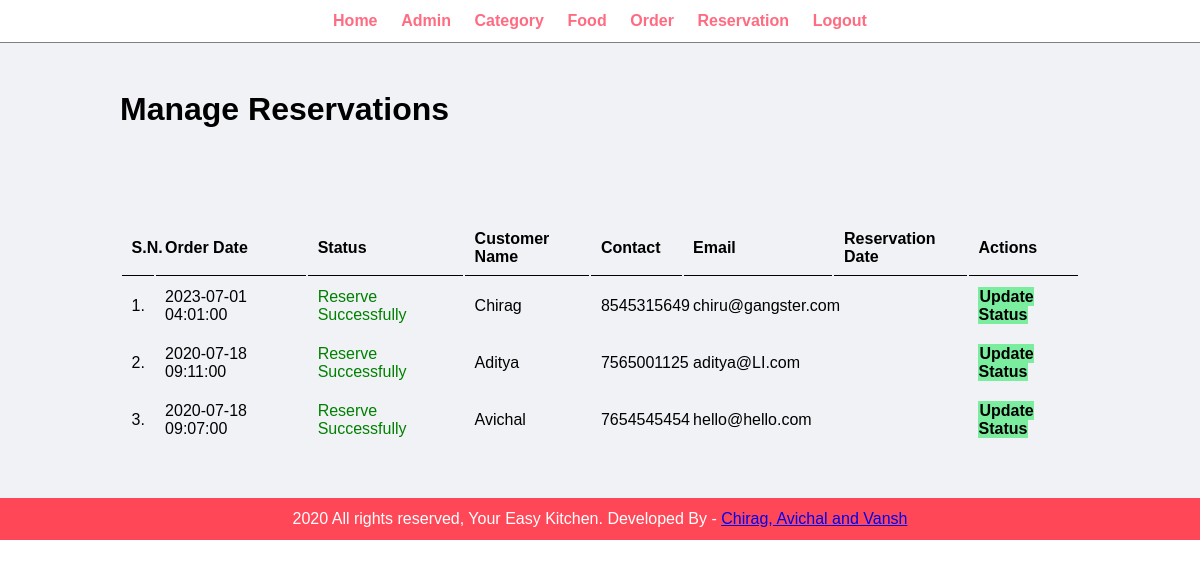
Page /admin/manage-reservation.php (signed in) on the committed database.
### tables this page shows
CREATE TABLE `reservations` (
  `id` int(10) UNSIGNED NOT NULL,
  `order_date` datetime NOT NULL,
  `status` varchar(50) NOT NULL,
  `customer_name` varchar(150) NOT NULL,
  `customer_contact` varchar(20) NOT NULL,
  `customer_email` varchar(150) NOT NULL,
  `reservation_date` datetime NOT NULL
);

### admin/manage-reservation.php (the view, shortened to what this page needs)
<?php include('partials/menu.php'); ?>
<div class="main-content">
    <div class="wrapper">
        <h1>Manage Reservations</h1>
                <br /><br /><br />
                <br><br>
                <table class="tbl-full">
                    <tr>
                        <th>S.N.</th>
                        <th>Order Date</th>
                        <th>Status</th>
                        <th>Customer Name</th>
                        <th>Contact</th>
                        <th>Email</th>
                        <th>Reservation Date</th>
                        <th>Actions</th>
                    </tr>
                    <?php
                        $sql = "SELECT * FROM reservations ORDER BY id DESC";
                        $res = mysqli_query($conn, $sql);
                        $count = mysqli_num_rows($res);
                        $sn = 1;
                        if($count>0)
                        {
                            while($row=mysqli_fetch_assoc($res))
                            {
                                $id = $row['id'];
                                $order_date = $row['order_date'];
                                $status = $row['status'];
                                $customer_name = $row['customer_name'];
                                $customer_contact = $row['customer_contact'];
                                $customer_email = $row['customer_email'];
                                ?>
                                    <tr>
                                        <td><?php echo $sn++; ?>. </td>
                                        <td><?php echo $order_date; ?></td>
                                        <td>
                                            <?php
                                                if($status=="Reserve Successfully")
                                                {
                                                    echo "<label style='color: green;'>$status</label>";
                                                }
                                                elseif($status=="Not Available")
                                                {
                                                    echo "<label style='color: red;'>$status</label>";
                                                }
                                            ?>
                                        </td>
                                        <td><?php echo $customer_name; ?></td>
                                        <td><?php echo $customer_contact; ?></td>
                                        <td><?php echo $customer_email; ?></td>
                                        <td><?php echo $reservation_date; ?></td>
                                        <td>
                                            <a href="<?php echo SITEURL; ?>admin/update-reservation.php?id=<?php echo $id; ?>" class="btn-secondary">Update Status</a>
                                        </td>
                                    </tr>
                                <?php
                            }
                        }
                        else
                        {
                            echo "<tr><td colspan='12' class='error'>Reservation not Available</td></tr>";
                        }
                    ?>
                </table>
    </div>
</div>
<?php include('partials/footer.php'); ?>

### css/admin.css (style rules this page uses)
* { margin: 0; padding: 0; font-family: Arial, Helvetica, sans-serif; }
.wrapper { padding: 1%; width: 80%; margin: 0 auto; }
.tbl-full { width: 100%; }
table tr th { border-bottom: 1px solid black; padding: 1%; text-align: left; }
table tr td { padding: 1%; }
.btn-secondary { background-color: #7bed9f; padding: 1%; color: black; text-decoration: none; font-weight: bold; }
.main-content { background-color: #f1f2f6; padding: 3% 0; }

### rows in the picture
reservations: order_date "2023-07-01 04:01:00", status "Reserve Successfully", customer_name "Chirag", customer_contact "8545315649", customer_email "chiru@gangster.com"
reservations: order_date "2020-07-18 09:11:00", status "Reserve Successfully", customer_name "Aditya", customer_contact "7565001125", customer_email "aditya@LI.com"
reservations: order_date "2020-07-18 09:07:00", status "Reserve Successfully", customer_name "Avichal", customer_contact "7654545454", customer_email "hello@hello.com"
